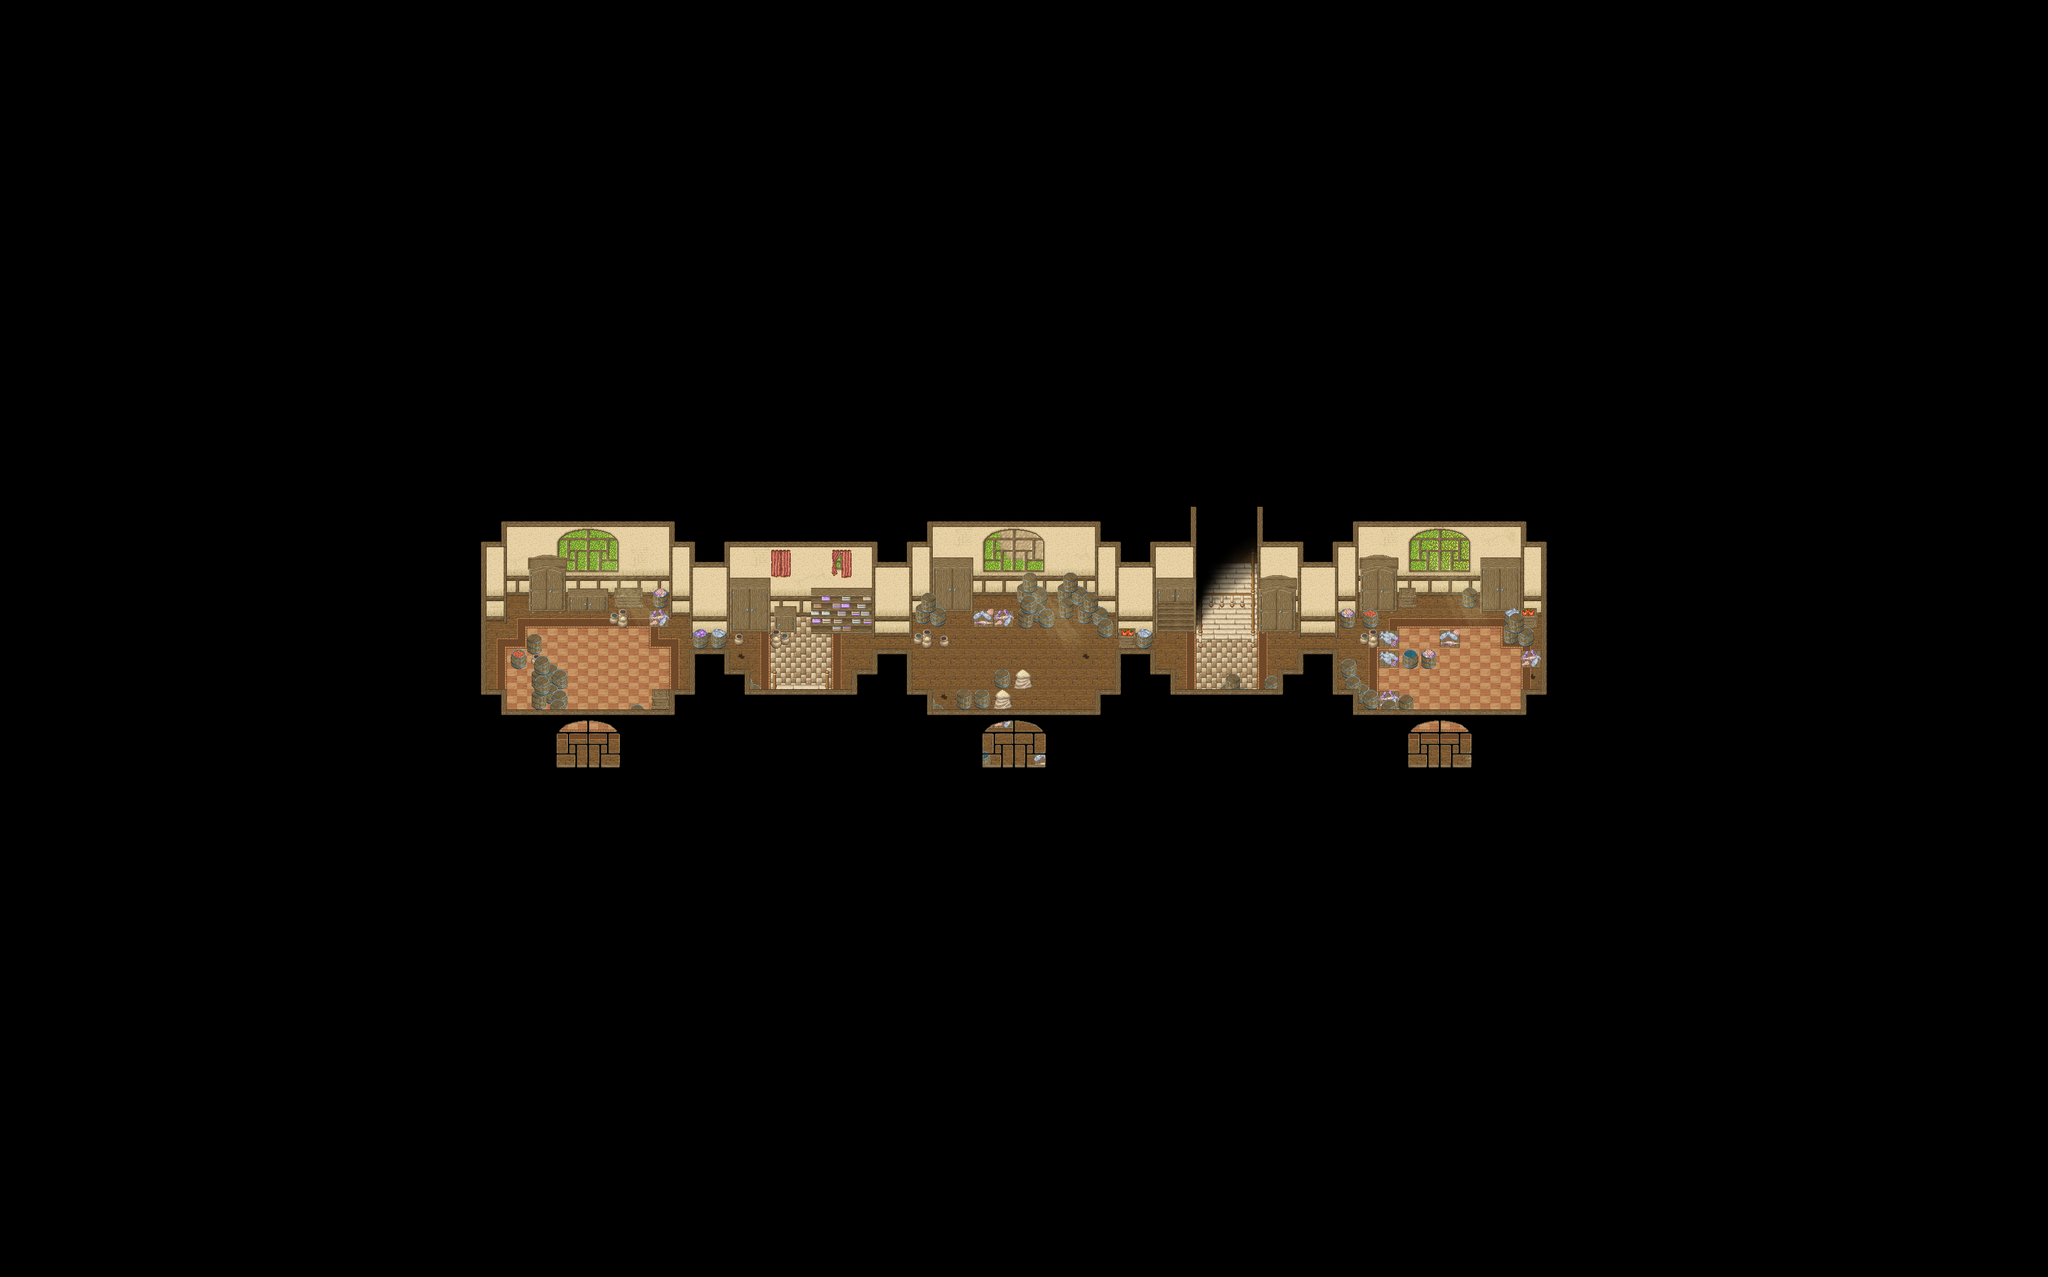

Tiled map render using the project's own tile images. Description and the map definition, with tile-layer contents summarised, below:
An orthogonal 101x63 tile map with 32x32 px tiles, 4 tile layers (Ground, Ground2, Fringe, Over), 2 hidden layers not drawn, 13 tilesets and 1 object (warp).

<map version="1.2" tiledversion="1.3.2" orientation="orthogonal" renderorder="right-down" compressionlevel="0" width="101" height="63" tilewidth="32" tileheight="32" infinite="0" nextlayerid="8" nextobjectid="9">
 <properties>
  <property name="license" value="CC BY-SA 3.0" />
  <property name="manaplus version" value="2" />
  <property name="minimap" value="graphics/minimaps/001-2-42.png" />
  <property name="music" value="artis.ogg" />
  <property name="name" value="Docks Warehouse Second Level" />
 </properties>
 <tileset firstgid="1" name="Indoor" tilewidth="32" tileheight="32" tilecount="256" columns="16">
  <image source="../graphics/tilesets/artis-indoor.png" width="512" height="512" />
 </tileset>
 <tileset firstgid="257" name="Indoor Fringe" tilewidth="32" tileheight="32" tilecount="256" columns="16">
  <image source="../graphics/tilesets/artis-indoor-fringe.png" width="512" height="512" />
 </tileset>
 <tileset firstgid="513" name="Shadow" tilewidth="32" tileheight="32" tilecount="128" columns="8">
  <image source="../graphics/tilesets/shadow.png" width="256" height="512" />
 </tileset>
 <tileset firstgid="641" name="Collision" tilewidth="32" tileheight="32" tilecount="9" columns="3">
  <image source="../graphics/tilesets/collision.png" width="96" height="96" />
 </tileset>
 <tileset firstgid="650" name="Ground" tilewidth="32" tileheight="32" tilecount="256" columns="16">
  <image source="../graphics/tilesets/ground.png" width="512" height="512" />
 </tileset>
 <tileset firstgid="906" name="Box" tilewidth="32" tileheight="32" tilecount="36" columns="6">
  <image source="../graphics/tilesets/box.png" width="192" height="192" />
 </tileset>
 <tileset firstgid="942" name="Box x1x2" tilewidth="32" tileheight="64" tilecount="8" columns="4">
  <image source="../graphics/tilesets/box-x1x2.png" width="128" height="128" />
 </tileset>
 <tileset firstgid="950" name="Level Number" tilewidth="32" tileheight="32" tilecount="16" columns="16">
  <image source="../graphics/tilesets/level-number.png" width="512" height="32" />
 </tileset>
 <tileset firstgid="966" name="Indoor x2x4" tilewidth="64" tileheight="128" tilecount="8" columns="8">
  <image source="../graphics/tilesets/artis-indoor-x2x4.png" width="512" height="128" />
 </tileset>
 <tileset firstgid="974" name="Indoor x1x3" tilewidth="32" tileheight="96" tilecount="48" columns="16">
  <image source="../graphics/tilesets/artis-indoor-x1x3.png" width="512" height="288" />
 </tileset>
 <tileset firstgid="1022" name="Indoor x1x2" tilewidth="32" tileheight="64" tilecount="16" columns="16">
  <image source="../graphics/tilesets/artis-indoor-x1x2.png" width="512" height="64" />
 </tileset>
 <tileset firstgid="1038" name="Indoor x1x4" tilewidth="32" tileheight="128" tilecount="16" columns="16">
  <image source="../graphics/tilesets/artis-indoor-x1x4.png" width="512" height="128" />
 </tileset>
 <tileset firstgid="1054" name="Sunlight x1x5" tilewidth="32" tileheight="160" tilecount="4" columns="4">
  <image source="../graphics/tilesets/sunlight-x1x5.png" width="128" height="160" />
 </tileset>
 <layer id="1" name="Ground" width="101" height="63">
  <data>[6363 cells, 6363 non-empty, 29 distinct tile ids]</data>
 </layer>
 <layer id="2" name="Ground2" width="101" height="63">
  <data>[6363 cells, 233 non-empty, 79 distinct tile ids]</data>
 </layer>
 <layer id="3" name="Fringe" width="101" height="63">
  <data>[6363 cells, 140 non-empty, 61 distinct tile ids]</data>
 </layer>
 <layer id="4" name="Over" width="101" height="63">
  <data>[6363 cells, 267 non-empty, 34 distinct tile ids]</data>
 </layer>
 <layer id="5" name="Collision" width="101" height="63" visible="0">
  <data>[6363 cells, 6127 non-empty, 2 distinct tile ids]</data>
 </layer>
 <layer id="6" name="Heights" width="101" height="63" visible="0">
  <data>[6363 cells, 233 non-empty, 3 distinct tile ids]</data>
 </layer>
 <objectgroup id="7" name="Objects">
  <object id="2" name="To First Level" type="warp" x="1216" y="1184" width="96" height="32">
   <properties>
    <property name="dest_map" value="001-2-18" />
    <property name="dest_x" value="39" />
    <property name="dest_y" value="28" />
   </properties>
  </object>
 </objectgroup>
</map>
